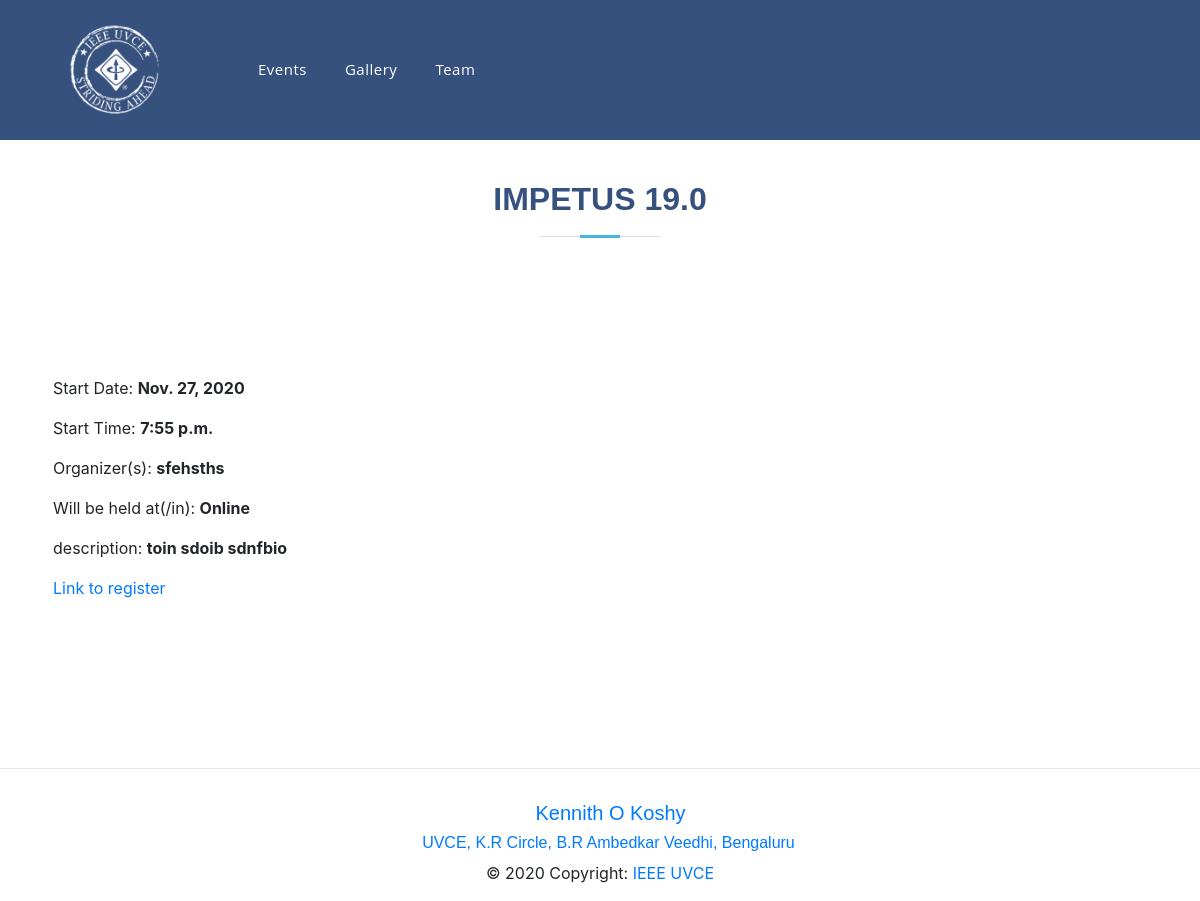
The app's page /events/impetus-19-0/ with its own data.
### events/models.py (models this page shows, shortened)
class Event(models.Model):
    event_name = models.CharField(max_length=21)
    slug = models.SlugField()
    date = models.DateField()
    time = models.TimeField()
    location = models.CharField(max_length=100)
    reg = models.URLField()
    description = models.TextField(max_length=1000, blank=True)
    created = models.DateTimeField(auto_now_add=True)
    orgzer = models.CharField(max_length=40)
    winners = models.TextField(blank=True, default='Not Yet Decided')
    author = models.ForeignKey(User, default=None, on_delete=models.CASCADE)
    is_approved = models.BooleanField(default=False, blank=True)
    approved_by = models.CharField(
        max_length=40,  null=True, blank=True, default=" ")
    class Meta:
        verbose_name = "Event"
        verbose_name_plural = "Events"

### events/views.py (the view)
# urls.py: url(r'^(?P<slug>[\w-]+)/$', views.event_detail, name='detail'),
def event_detail(request, slug):
    today = datetime.date.today()
    event = Event.objects.get(slug=slug)
    content = {
        'event': event,
        "today": today,
    }
    return render(request, 'events/events_detail.html', content)

### events/templates/events/events_detail.html (shortened to what this page needs)
{% extends 'base.html' %} {% block content %}
<section id="skills" class="skills" data-aos="fade-up">
  <div class="section-title">
    <h2>{{ event.event_name }}</h2>
  </div>
</section>
<div class="container" data-aos="fade-up">
  <div class="data p-2">
    <p class="info" style="margin-top: 20px">Start Date: <b>{{event.date}}</b></p>
    <p class="info">Start Time: <b>{{event.time}}</b></p>
    <p class="info">Organizer(s): <b>{{event.orgzer}}</b></p>
    <p>Will be held at(/in): <b>{{event.location}}</b></p>
    <p>description: <b>{{event.description}}</b></p>
    {% if event.date >= today %}
    <a href="{{event.reg}}">Link to register</a>
    {% endif %}
  </div>
</div>
{% endblock %}

### assets/css/style.css (style rules this page uses)
body { font-family: "Open Sans", sans-serif; color: #444444; }
a { color: #47b2e4; }
h1, h2, h3, h4, h5, h6 { font-family: "Jost", sans-serif; }
section { padding: 60px 0; overflow: hidden; }
.section-title { text-align: center; padding-bottom: 30px; }
.section-title h2 { font-size: 32px; font-weight: bold; text-transform: uppercase; margin-bottom: 20px; padding-bottom: 20px; position: relative; color: #37517e; }
.section-title h2::before { content: ""; position: absolute; display: block; width: 120px; height: 1px; background: #ddd; bottom: 1px; left: calc(50% - 60px); }
.section-title h2::after { content: ""; position: absolute; display: block; width: 40px; height: 3px; background: #47b2e4; bottom: 0; left: calc(50% - 20px); }

### records on screen
Event: event_name "IMPETUS 19.0", date "Nov. 27, 2020", time "7:55 p.m.", orgzer "sfehsths", location "Online", description "toin sdoib sdnfbio"
